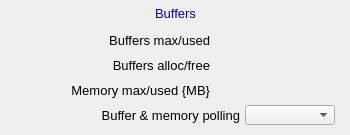
<?xml version="1.0" ?>
<ui version="4.0">
  <class>Dialog</class>
  <widget class="QWidget" name="screen">
    <property name="geometry">
      <rect>
        <x>603</x>
        <y>111</y>
        <width>350</width>
        <height>135</height>
      </rect>
    </property>
    <property name="styleSheet">
      <string notr="true">QWidget#screen {
  color: rgb(0, 0, 0);
  background-color: rgb(187, 187, 187);
  }</string>
    </property>
    <property name="windowTitle">
      <string>ADBuffers</string>
    </property>
    <widget class="PyDMFrame" name="composite">
      <property name="geometry">
        <rect>
          <x>123</x>
          <y>2</y>
          <width>105</width>
          <height>21</height>
        </rect>
      </property>
      <widget class="PyDMDrawingRectangle" name="rectangle">
        <property name="geometry">
          <rect>
            <x>0</x>
            <y>0</y>
            <width>105</width>
            <height>21</height>
          </rect>
        </property>
        <property name="brush" stdset="0">
          <brush brushstyle="SolidPattern">
            <color alpha="255">
              <red>218</red>
              <green>218</green>
              <blue>218</blue>
            </color>
          </brush>
        </property>
        <property name="penStyle" stdset="0">
          <enum>Qt::SolidLine</enum>
        </property>
        <property name="penColor" stdset="0">
          <color>
            <red>218</red>
            <green>218</green>
            <blue>218</blue>
          </color>
        </property>
        <property name="penWidth" stdset="0">
          <double>0</double>
        </property>
        <property name="penCapStyle" stdset="0">
          <enum>Qt::FlatCap</enum>
        </property>
        <property name="toolTip">
          <string>rectangle</string>
        </property>
      </widget>
    </widget>
    <widget class="QLabel" name="text">
      <property name="geometry">
        <rect>
          <x>97</x>
          <y>3</y>
          <width>157</width>
          <height>20</height>
        </rect>
      </property>
      <property name="text">
        <string>Buffers</string>
      </property>
      <property name="font" stdset="0">
        <font>
          <pointsize>10</pointsize>
        </font>
      </property>
      <property name="brush" stdset="0">
        <brush brushstyle="SolidPattern">
          <color alpha="255">
            <red>10</red>
            <green>0</green>
            <blue>184</blue>
          </color>
        </brush>
      </property>
      <property name="toolTip">
        <string>text</string>
      </property>
      <property name="alignment">
        <set>Qt::AlignCenter</set>
      </property>
      <property name="styleSheet">
        <string notr="true">QLabel#text {
  color: rgb(10, 0, 184);
  }</string>
      </property>
    </widget>
    <widget class="PyDMLabel" name="text_update">
      <property name="geometry">
        <rect>
          <x>215</x>
          <y>81</y>
          <width>60</width>
          <height>18</height>
        </rect>
      </property>
      <property name="toolTip">
        <string>PV: ${prefix}PoolMaxMem</string>
      </property>
      <property name="channel" stdset="0">
        <string>ca://${prefix}PoolMaxMem</string>
      </property>
      <property name="font" stdset="0">
        <font>
          <pointsize>10</pointsize>
        </font>
      </property>
      <property name="alignment">
        <set>Qt::AlignRight|Qt::AlignTrailing|Qt::AlignVCenter</set>
      </property>
      <property name="textInteractionFlags">
        <set>Qt::TextSelectableByKeyboard|Qt::TextSelectableByMouse</set>
      </property>
      <property name="styleSheet">
        <string notr="true">PyDMLabel#text_update {
  color: rgb(10, 0, 184);
  background-color: rgb(187, 187, 187);
  }</string>
      </property>
    </widget>
    <widget class="PyDMLabel" name="text_update_1">
      <property name="geometry">
        <rect>
          <x>280</x>
          <y>81</y>
          <width>60</width>
          <height>18</height>
        </rect>
      </property>
      <property name="toolTip">
        <string>PV: ${prefix}PoolUsedMem</string>
      </property>
      <property name="channel" stdset="0">
        <string>ca://${prefix}PoolUsedMem</string>
      </property>
      <property name="font" stdset="0">
        <font>
          <pointsize>10</pointsize>
        </font>
      </property>
      <property name="alignment">
        <set>Qt::AlignRight|Qt::AlignTrailing|Qt::AlignVCenter</set>
      </property>
      <property name="textInteractionFlags">
        <set>Qt::TextSelectableByKeyboard|Qt::TextSelectableByMouse</set>
      </property>
      <property name="styleSheet">
        <string notr="true">PyDMLabel#text_update_1 {
  color: rgb(10, 0, 184);
  background-color: rgb(187, 187, 187);
  }</string>
      </property>
    </widget>
    <widget class="QLabel" name="text_1">
      <property name="geometry">
        <rect>
          <x>50</x>
          <y>30</y>
          <width>160</width>
          <height>20</height>
        </rect>
      </property>
      <property name="text">
        <string>Buffers max/used</string>
      </property>
      <property name="font" stdset="0">
        <font>
          <pointsize>10</pointsize>
        </font>
      </property>
      <property name="brush" stdset="0">
        <brush brushstyle="SolidPattern">
          <color alpha="255">
            <red>0</red>
            <green>0</green>
            <blue>0</blue>
          </color>
        </brush>
      </property>
      <property name="toolTip">
        <string>text_1</string>
      </property>
      <property name="alignment">
        <set>Qt::AlignRight|Qt::AlignTrailing|Qt::AlignVCenter</set>
      </property>
      <property name="styleSheet">
        <string notr="true">QLabel#text_1 {
  color: rgb(0, 0, 0);
  }</string>
      </property>
    </widget>
    <widget class="PyDMLabel" name="text_update_2">
      <property name="geometry">
        <rect>
          <x>215</x>
          <y>31</y>
          <width>50</width>
          <height>18</height>
        </rect>
      </property>
      <property name="toolTip">
        <string>PV: ${prefix}PoolMaxBuffers</string>
      </property>
      <property name="channel" stdset="0">
        <string>ca://${prefix}PoolMaxBuffers</string>
      </property>
      <property name="font" stdset="0">
        <font>
          <pointsize>10</pointsize>
        </font>
      </property>
      <property name="alignment">
        <set>Qt::AlignRight|Qt::AlignTrailing|Qt::AlignVCenter</set>
      </property>
      <property name="textInteractionFlags">
        <set>Qt::TextSelectableByKeyboard|Qt::TextSelectableByMouse</set>
      </property>
      <property name="styleSheet">
        <string notr="true">PyDMLabel#text_update_2 {
  color: rgb(10, 0, 184);
  background-color: rgb(187, 187, 187);
  }</string>
      </property>
    </widget>
    <widget class="PyDMLabel" name="text_update_3">
      <property name="geometry">
        <rect>
          <x>270</x>
          <y>31</y>
          <width>50</width>
          <height>18</height>
        </rect>
      </property>
      <property name="toolTip">
        <string>PV: ${prefix}PoolUsedBuffers</string>
      </property>
      <property name="channel" stdset="0">
        <string>ca://${prefix}PoolUsedBuffers</string>
      </property>
      <property name="font" stdset="0">
        <font>
          <pointsize>10</pointsize>
        </font>
      </property>
      <property name="alignment">
        <set>Qt::AlignRight|Qt::AlignTrailing|Qt::AlignVCenter</set>
      </property>
      <property name="textInteractionFlags">
        <set>Qt::TextSelectableByKeyboard|Qt::TextSelectableByMouse</set>
      </property>
      <property name="styleSheet">
        <string notr="true">PyDMLabel#text_update_3 {
  color: rgb(10, 0, 184);
  background-color: rgb(187, 187, 187);
  }</string>
      </property>
    </widget>
    <widget class="QLabel" name="text_2">
      <property name="geometry">
        <rect>
          <x>30</x>
          <y>55</y>
          <width>180</width>
          <height>20</height>
        </rect>
      </property>
      <property name="text">
        <string>Buffers alloc/free</string>
      </property>
      <property name="font" stdset="0">
        <font>
          <pointsize>10</pointsize>
        </font>
      </property>
      <property name="brush" stdset="0">
        <brush brushstyle="SolidPattern">
          <color alpha="255">
            <red>0</red>
            <green>0</green>
            <blue>0</blue>
          </color>
        </brush>
      </property>
      <property name="toolTip">
        <string>text_2</string>
      </property>
      <property name="alignment">
        <set>Qt::AlignRight|Qt::AlignTrailing|Qt::AlignVCenter</set>
      </property>
      <property name="styleSheet">
        <string notr="true">QLabel#text_2 {
  color: rgb(0, 0, 0);
  }</string>
      </property>
    </widget>
    <widget class="PyDMLabel" name="text_update_4">
      <property name="geometry">
        <rect>
          <x>215</x>
          <y>56</y>
          <width>50</width>
          <height>18</height>
        </rect>
      </property>
      <property name="toolTip">
        <string>PV: ${prefix}PoolAllocBuffers</string>
      </property>
      <property name="channel" stdset="0">
        <string>ca://${prefix}PoolAllocBuffers</string>
      </property>
      <property name="font" stdset="0">
        <font>
          <pointsize>10</pointsize>
        </font>
      </property>
      <property name="alignment">
        <set>Qt::AlignRight|Qt::AlignTrailing|Qt::AlignVCenter</set>
      </property>
      <property name="textInteractionFlags">
        <set>Qt::TextSelectableByKeyboard|Qt::TextSelectableByMouse</set>
      </property>
      <property name="styleSheet">
        <string notr="true">PyDMLabel#text_update_4 {
  color: rgb(10, 0, 184);
  background-color: rgb(187, 187, 187);
  }</string>
      </property>
    </widget>
    <widget class="PyDMLabel" name="text_update_5">
      <property name="geometry">
        <rect>
          <x>270</x>
          <y>56</y>
          <width>50</width>
          <height>18</height>
        </rect>
      </property>
      <property name="toolTip">
        <string>PV: ${prefix}PoolFreeBuffers</string>
      </property>
      <property name="channel" stdset="0">
        <string>ca://${prefix}PoolFreeBuffers</string>
      </property>
      <property name="font" stdset="0">
        <font>
          <pointsize>10</pointsize>
        </font>
      </property>
      <property name="alignment">
        <set>Qt::AlignRight|Qt::AlignTrailing|Qt::AlignVCenter</set>
      </property>
      <property name="textInteractionFlags">
        <set>Qt::TextSelectableByKeyboard|Qt::TextSelectableByMouse</set>
      </property>
      <property name="styleSheet">
        <string notr="true">PyDMLabel#text_update_5 {
  color: rgb(10, 0, 184);
  background-color: rgb(187, 187, 187);
  }</string>
      </property>
    </widget>
    <widget class="PyDMEnumComboBox" name="menu">
      <property name="geometry">
        <rect>
          <x>245</x>
          <y>105</y>
          <width>90</width>
          <height>20</height>
        </rect>
      </property>
      <property name="toolTip">
        <string>${prefix}PoolUsedMem.SCAN</string>
      </property>
      <property name="channel" stdset="0">
        <string>ca://${prefix}PoolUsedMem.SCAN</string>
      </property>
      <property name="font" stdset="0">
        <font>
          <pointsize>10</pointsize>
        </font>
      </property>
      <property name="styleSheet">
        <string notr="true">PyDMEnumComboBox#menu {
  color: rgb(0, 0, 0);
  background-color: rgb(115, 223, 255);
  }</string>
      </property>
    </widget>
    <widget class="QLabel" name="text_3">
      <property name="geometry">
        <rect>
          <x>10</x>
          <y>105</y>
          <width>230</width>
          <height>20</height>
        </rect>
      </property>
      <property name="text">
        <string>Buffer &amp; memory polling</string>
      </property>
      <property name="font" stdset="0">
        <font>
          <pointsize>10</pointsize>
        </font>
      </property>
      <property name="brush" stdset="0">
        <brush brushstyle="SolidPattern">
          <color alpha="255">
            <red>0</red>
            <green>0</green>
            <blue>0</blue>
          </color>
        </brush>
      </property>
      <property name="toolTip">
        <string>text_3</string>
      </property>
      <property name="alignment">
        <set>Qt::AlignRight|Qt::AlignTrailing|Qt::AlignVCenter</set>
      </property>
      <property name="styleSheet">
        <string notr="true">QLabel#text_3 {
  color: rgb(0, 0, 0);
  }</string>
      </property>
    </widget>
    <widget class="PyDMDrawingRectangle" name="rectangle_1">
      <property name="geometry">
        <rect>
          <x>0</x>
          <y>0</y>
          <width>350</width>
          <height>135</height>
        </rect>
      </property>
      <property name="brush" stdset="0">
        <brush brushstyle="NoBrush">
          <color alpha="255">
            <red>0</red>
            <green>0</green>
            <blue>0</blue>
          </color>
        </brush>
      </property>
      <property name="penStyle" stdset="0">
        <enum>Qt::SolidLine</enum>
      </property>
      <property name="penColor" stdset="0">
        <color>
          <red>0</red>
          <green>0</green>
          <blue>0</blue>
        </color>
      </property>
      <property name="penWidth" stdset="0">
        <double>1</double>
      </property>
      <property name="penCapStyle" stdset="0">
        <enum>Qt::FlatCap</enum>
      </property>
      <property name="toolTip">
        <string>rectangle_1</string>
      </property>
    </widget>
    <widget class="QLabel" name="text_4">
      <property name="geometry">
        <rect>
          <x>10</x>
          <y>80</y>
          <width>200</width>
          <height>20</height>
        </rect>
      </property>
      <property name="text">
        <string>Memory max/used {MB}</string>
      </property>
      <property name="font" stdset="0">
        <font>
          <pointsize>10</pointsize>
        </font>
      </property>
      <property name="brush" stdset="0">
        <brush brushstyle="SolidPattern">
          <color alpha="255">
            <red>0</red>
            <green>0</green>
            <blue>0</blue>
          </color>
        </brush>
      </property>
      <property name="toolTip">
        <string>text_4</string>
      </property>
      <property name="alignment">
        <set>Qt::AlignRight|Qt::AlignTrailing|Qt::AlignVCenter</set>
      </property>
      <property name="styleSheet">
        <string notr="true">QLabel#text_4 {
  color: rgb(0, 0, 0);
  }</string>
      </property>
    </widget>
  </widget>
  <customwidgets>
    <customwidget>
      <class>PyDMFrame</class>
      <extends>QFrame</extends>
      <header>pydm.widgets.frame</header>
    </customwidget>
    <customwidget>
      <class>PyDMDrawingRectangle</class>
      <extends>QWidget</extends>
      <header>pydm.widgets.drawing</header>
    </customwidget>
    <customwidget>
      <class>PyDMLabel</class>
      <extends>QLabel</extends>
      <header>pydm.widgets.label</header>
    </customwidget>
    <customwidget>
      <class>PyDMEnumComboBox</class>
      <extends>QComboBox</extends>
      <header>pydm.widgets.enum_combo_box</header>
    </customwidget>
  </customwidgets>
</ui>
